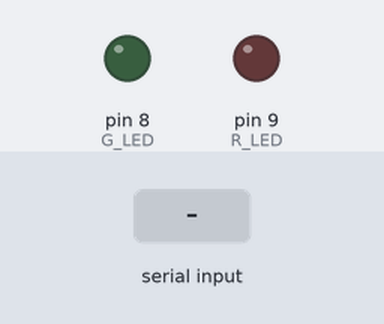
The sketch below on a simulated Arduino Uno, built with avr-gcc and run on an emulated ATmega328P. Parts: output pins drawn as LEDs (lit = HIGH). The inputs (shaded band) are chosen by the test bench. What the sketch prints to the serial monitor is not drawn.

Above: at 1.2 s.
1.3 s: "1" received over Serial
At 1.9 s:
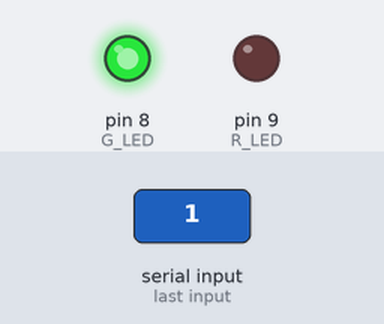
2.8 s: "0" received over Serial
At 3.1 s:
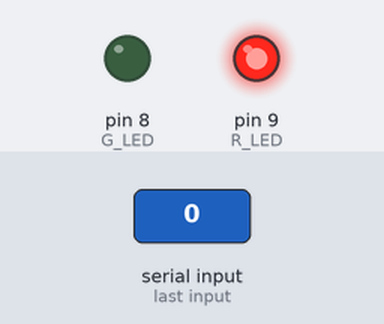
Timing chart, 0 to 5.8 s (numbered marks = the images above; inputs shaded):
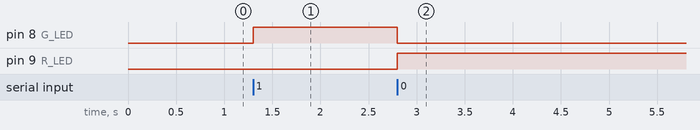

Measured:
- after the input at 1.3 s, pin 8 (G_LED): LOW → HIGH at once
- after the input at 2.8 s, pin 8 (G_LED): HIGH → LOW at once; pin 9 (R_LED): LOW → HIGH at once

The sketch:

test_serial_db.ino
```cpp
const int G_LED = 8;
const int R_LED = 9;
const int LED_ON = 255;

char state;
int sent;

void setup() {
  Serial.begin(9600);
}

void loop() {
  if (sent == 0)
  {
    Serial.println("23 42 CE 0D:seoul");  // uid 보내기
    sent = 1;
  }

  while (Serial.available())
  {
    state = Serial.read();

    if (state == '1')
    {
      analogWrite(G_LED, LED_ON);
      analogWrite(R_LED, 0);
    }
    else
    {
      analogWrite(R_LED, LED_ON);
      analogWrite(G_LED, 0);
    }
  }
}
```
